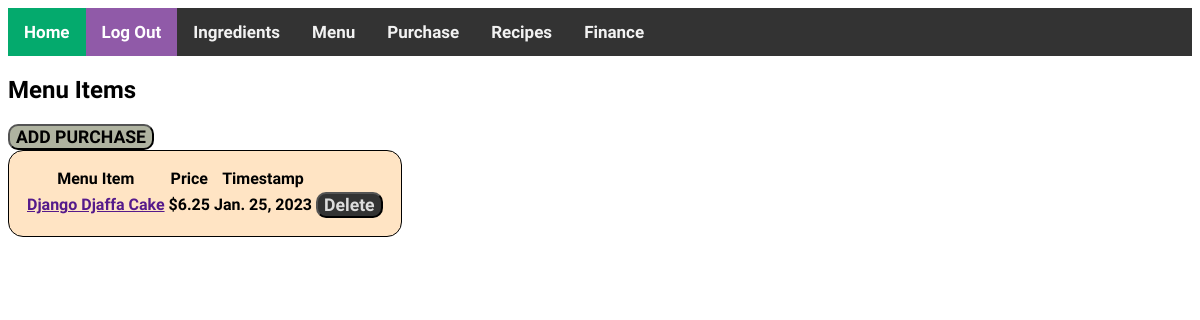
/purchase/ (signed in), run on an earlier commit of the app's database.
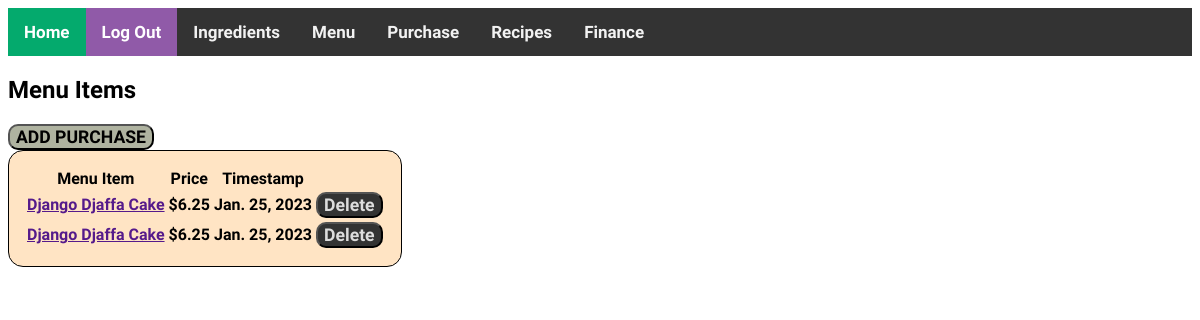
And on a later commit of the database.
### inventory/models.py (models this page shows, shortened)
class Purchase(models.Model):
    menu_item = models.ForeignKey(MenuItem, on_delete=models.CASCADE)
    timestamp = models.DateField(auto_now=True)

class MenuItem(models.Model):
    name = models.CharField(max_length=200)
    price = models.FloatField(default=0)

### inventory/views.py (the view)
# urls.py: path('purchase/', views.PurchaseView.as_view(), name='purchase'),
class PurchaseView(LoginRequiredMixin, ListView):
    model = Purchase
    template_name = 'inventory/purchase.html'

### inventory/templates/inventory/purchase.html (shortened to what this page needs)
{% extends 'base.html' %}
{% load static %}
{% block content %}
  <div>
    <h2>Menu Items</h2>
    <a href="{% url "create_purchase" %}"><button class="create-button">ADD PURCHASE</button></a>
    <table class="inventory-table">
      <thead>
        <tr>
          <th>Menu Item</th>
          <th>Price</th>
          <th>Timestamp</th>
          <th></th>
        </tr>
      </thead>
      <tbody>
      {% for purchase in object_list %}
        <tr>
          <td>
            <a href="">{{ purchase.menu_item.name }}</a>
          </td>
          <td> ${{ purchase.menu_item.price }}</td>
          <td> {{ purchase.timestamp }}</td>
          <td><a href="{% url "delete_purchase" purchase.id %}"><button class="del-button">Delete</button></a></td>
        </tr>
      {% endfor %}
      </tbody>
    </table>
  </div>
{% endblock %}

What changed in the data, as far as the page shows it:
added Purchase: menu_item.name "Django Djaffa Cake", menu_item.price "6.25", timestamp "Jan. 25, 2023"
